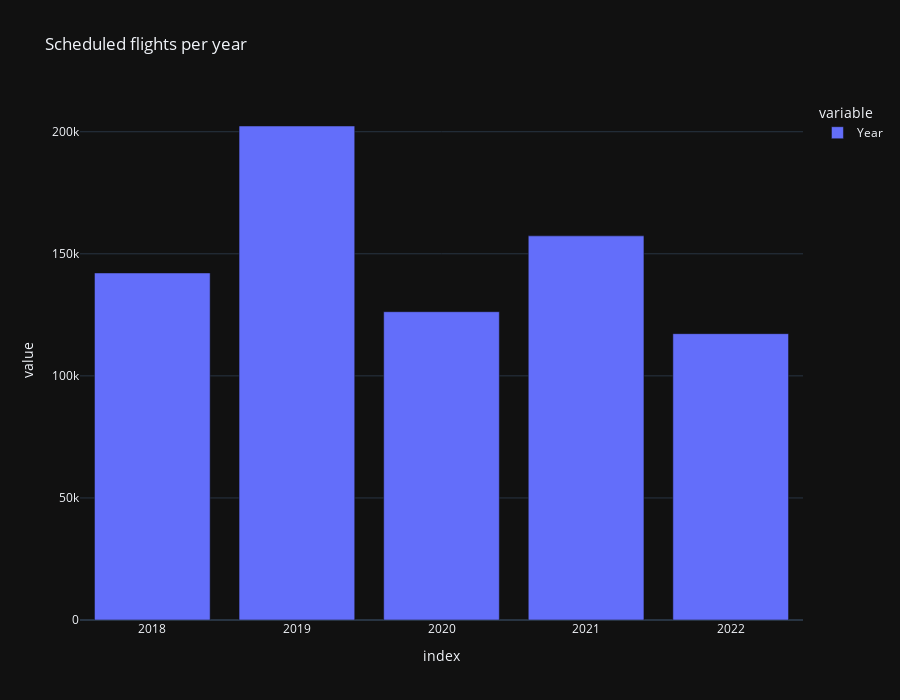

The notebook cell this image was saved under:
### Code cell
px.bar(
    df_flights["Year"]
    .value_counts()
    .sort_values(ascending=True),
    orientation='v',
    template="plotly_dark",
    title="Scheduled flights per year",
    height=700,
)

### Figure 1 — Plotly figure (JSON) as saved in the notebook; plotly's stock layout.template omitted (floating-point values rounded to 4 significant figures)
{"data": [{"alignmentgroup": "True", "hovertemplate": "variable=Year<br>index=%{x}<br>value=%{y}<extra></extra>", "legendgroup": "Year", "marker": {"color": "#636efa", "pattern": {"shape": ""}}, "name": "Year", "offsetgroup": "Year", "orientation": "v", "showlegend": true, "textposition": "auto", "type": "bar", "x": [2022, 2020, 2018, 2021, 2019], "xaxis": "x", "y": [117289, 126282, 142159, 157350, 202352], "yaxis": "y"}], "layout": {"barmode": "relative", "height": 700, "legend": {"title": {"text": "variable"}, "tracegroupgap": 0}, "title": {"text": "Scheduled flights per year"}, "xaxis": {"anchor": "y", "domain": [0, 1], "title": {"text": "index"}}, "yaxis": {"anchor": "x", "domain": [0, 1], "title": {"text": "value"}}}}
